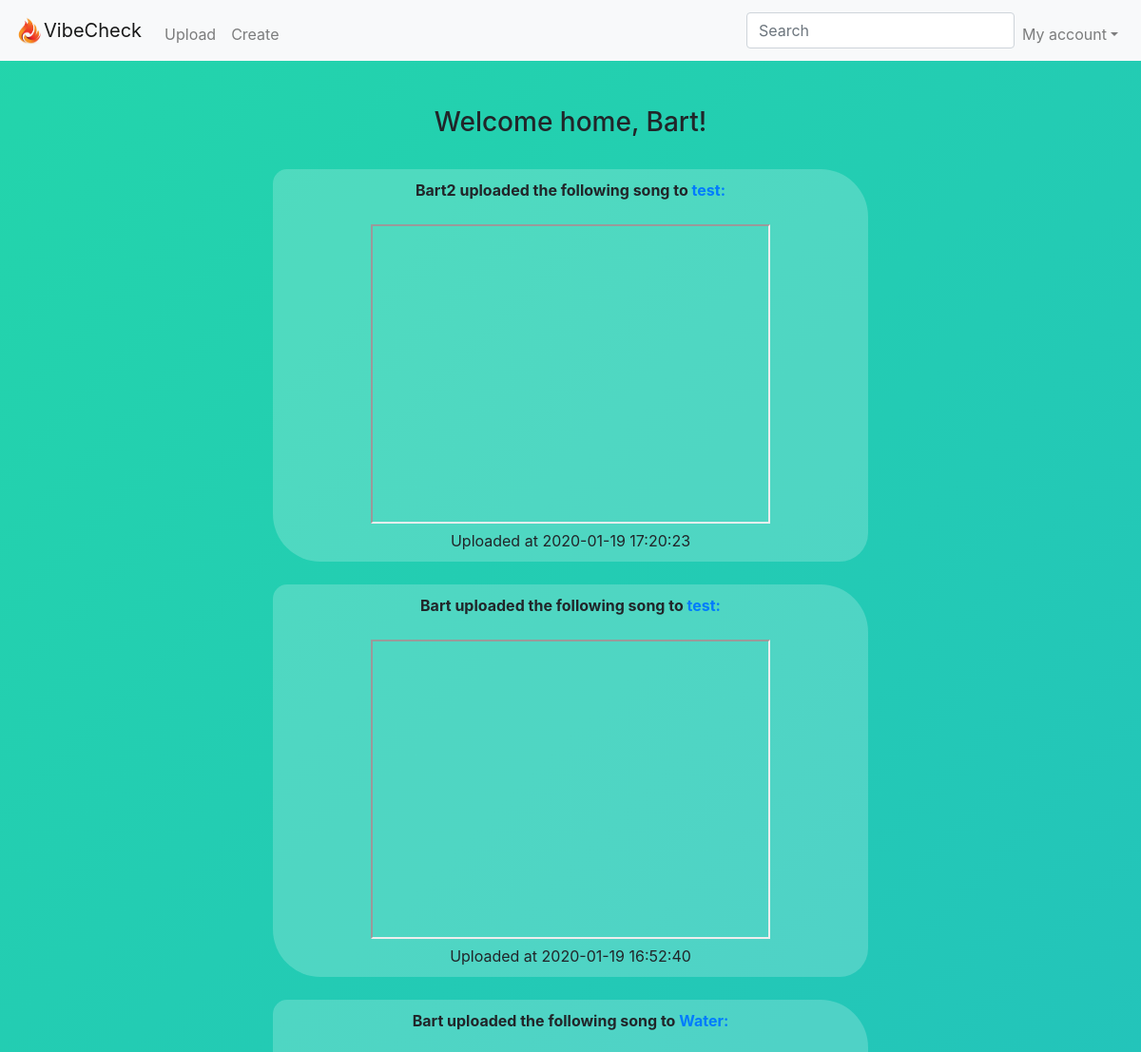
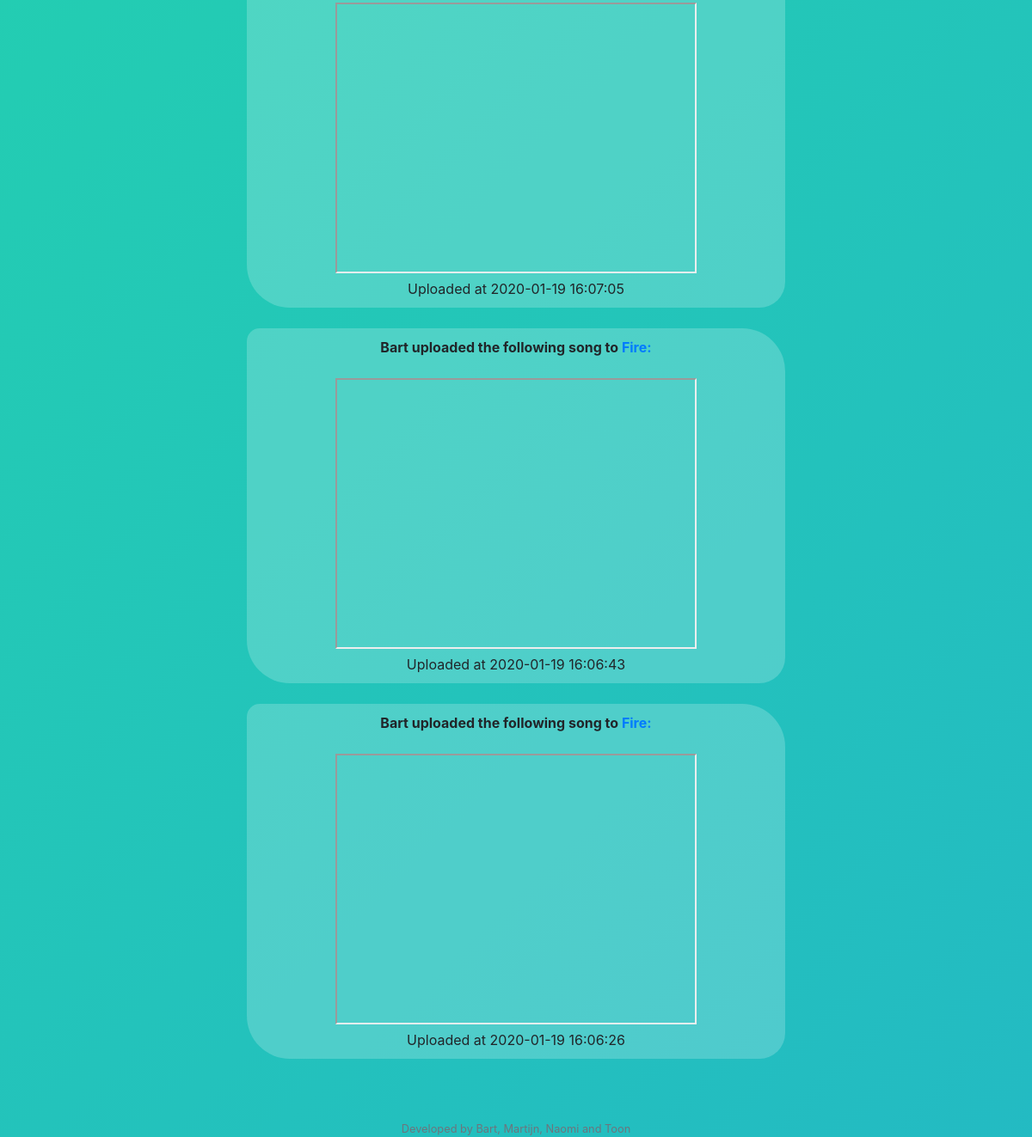
Page /timeline (signed in) on the committed database (2 pictures, top to bottom).
### tables this page shows
CREATE TABLE 'users' ('user_id' integer PRIMARY KEY NOT NULL, 'username' text, 'hash' text);

CREATE TABLE 'tracks' ('group_id' integer, 'link' text, 'added_by' text, 'time' timestamp DEFAULT CURRENT_TIMESTAMP);

CREATE TABLE 'groups' ('group_id' integer PRIMARY KEY NOT NULL, 'group_name' text, 'description' text);

### application.py (the view)
@app.route("/timeline")
@login_required
def timeline():
    groups_ids = db.execute ("SELECT group_id FROM group_users WHERE user_id= :user_id", user_id = session["user_id"])
    name = db.execute("SELECT username FROM users WHERE user_id = :user_id", user_id = session["user_id"])
    groups =[]
    for group in groups_ids:
        groups.append(group["group_id"])
    data =[]
    for group_id in groups:
        rows = db.execute("SELECT group_id, added_by, link, time FROM tracks WHERE group_id= :group_id", group_id = group_id)
        print(rows)
        for link in rows:
            data1 = []
            data1.append(db.execute("SELECT username FROM users WHERE user_id = :user_id", user_id = link["added_by"]))
            youtube = link["link"]
            data1.append(youtube_api(youtube))
            data1.append(link["time"])
            data1.append(db.execute("SELECT group_name FROM groups WHERE group_id = :group_id", group_id = link["group_id"]))
            data.append(data1)
    data.sort(key=lambda x: x[2], reverse = True)
    return render_template("timeline.html", data=data, name=name)

### application.py (called while the page is built)
@app.after_request
def after_request(response):
    response.headers["Cache-Control"] = "no-cache, no-store, must-revalidate"
    response.headers["Expires"] = 0
    response.headers["Pragma"] = "no-cache"
    return response

### helpers.py (called while the page is built)
def youtube_api(link):
    db = SQL("sqlite:///project.db")
    link = link.split("=")
    link = link[1].split("&")
    for item in link:
        return item

def login_required(f):
    @wraps(f)
    def decorated_function(*args, **kwargs):
        if session.get("user_id") is None:
            return redirect("/login")
        return f(*args, **kwargs)
    return decorated_function

### templates/timeline.html (shortened to what this page needs)
{% extends "layout.html" %}
{% block main %}
        <h3 align = "center">Welcome home, {{ name[0]["username"]}}!</h3>
        <br>
        {% for link in data %}
        <div class= "song">
            <div align="center" color=white>
                <strong>{{link[0][0]["username"]}} uploaded the following song to <a href=/group_profile?name={{ link[3][0]["group_name"]}}>{{ link[3][0]["group_name"] }}:</a></strong>
            </div>
            <br>
            <div align="center">
                <iframe width="420" height="315"
                    src="https://www.youtube.com/embed/{{link[1]}}">
                </iframe>
            </div>
            Uploaded at {{link[2]}}
            </div>
        <br>
        {% endfor %}
{% endblock %}

### templates/layout.html (shortened to what this page needs)
<!DOCTYPE html>
<html lang="en">
    <head>
        <link href="https://stackpath.bootstrapcdn.com/bootstrap/4.3.1/css/bootstrap.min.css" rel="stylesheet">
        <link href="/static/styles.css" rel="stylesheet">
    </head>
    <body>
        <nav class="navbar navbar-expand-lg navbar-light bg-light">
            <img src="/static/logo.png" width="30" height="30" alt="">
            <a class="navbar-brand" href="/timeline">VibeCheck</a>
            <div class="collapse navbar-collapse" id="navbar">
                {% if session.user_id %}
                <div class="collapse navbar-collapse">
                <ul class="navbar-nav mr-auto mt-2">
                    <li class="nav-item"><a class="nav-link" href="/upload">Upload</a></li>
                    <li class="nav-item"><a class="nav-link" href="/create">Create</a></li>
                </ul>
                </div>
                <div text-align="center">
                    <input class="form-control mr-sm-2" type="search" placeholder="Search" aria-label="Search">
                </div>
                <ul class="navbar-nav ml-auto mt-2">
                    <a href="#menu2" class="nav-link dropdown-toggle" data-toggle="dropdown" id="navbarDropdownMenuLink" aria-expanded="false" aria-haspopup="true">My account</a>
                {% else %}
                <ul class="navbar-nav ml-auto mt-2">
                    <li class="nav-item"><a class="nav-link" href="/register">Register</a></li>
                    <li class="nav-item"><a class="nav-link" href="/login">Log In</a></li>
                </ul>
                {% endif %}
            </div>
        </nav>
        <main class="container p-5">
            {% block main %}{% endblock %}
        </main>
        <footer class="small text-center text-muted">
        Developed by Bart, Martijn, Naomi and Toon
        <br>
        </footer>
    </body>
</html>

### static/styles.css (style rules this page uses)
body { background: linear-gradient(-45deg, #ee7752, #e73c7e, #23a6d5, #23d5ab); background-size: 800% 400%; animation: gradient 15s ease infinite; }
.song { margin: 0 auto; width:60%; text-align: center; background-color: rgba(255, 255, 255, 0.2); padding: 10px; border-radius: 15px 50px 30px; }

### rows in the picture
users: username "Bart"
tracks: username "Bart2", group_name "test", time "2020-01-19 17:20:23"
tracks: username "Bart", group_name "test", time "2020-01-19 16:52:40"
tracks: username "Bart", group_name "Water", time "2020-01-19 16:07:05"
tracks: username "Bart", group_name "Fire", time "2020-01-19 16:06:43"
tracks: username "Bart", group_name "Fire", time "2020-01-19 16:06:26"
